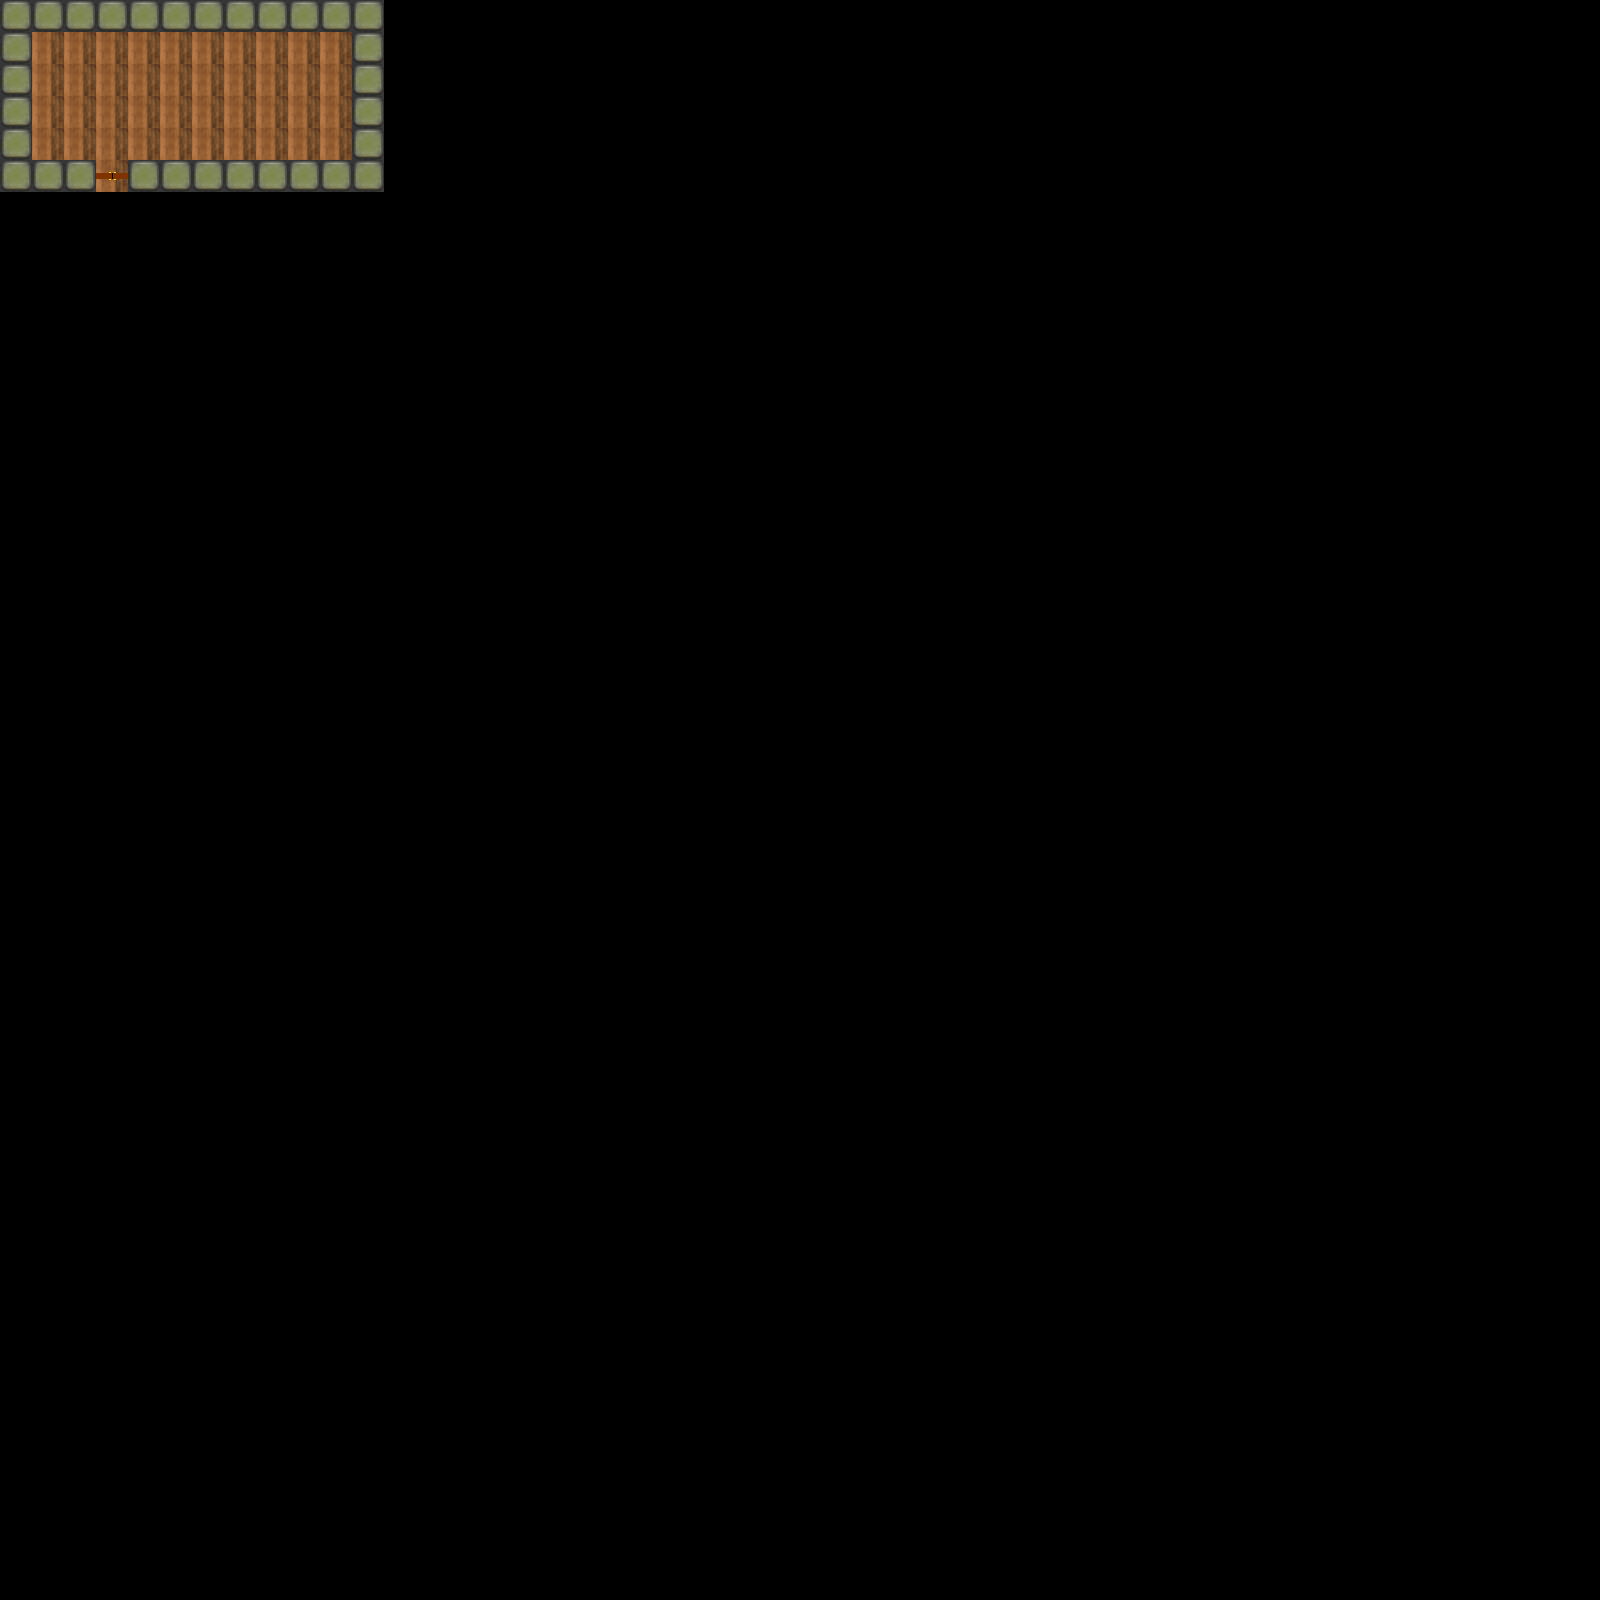

Below is a game level as drawn by its tile map, then a one-line description and the .tmx that defines it (tile-layer data replaced by summaries):
An orthogonal 50x50 tile map with 32x32 px tiles, 3 tile layers (Boden, Waende, Tuer).

<map version="1.0" orientation="orthogonal" width="50" height="50" tilewidth="32" tileheight="32">
 <tileset firstgid="1" name="tileset" tilewidth="32" tileheight="32">
  <image source="../source/Texturen/tileset.png" width="128" height="128" />
 </tileset>
 <layer name="Boden" width="50" height="50">
  <data>[2500 cells, 41 non-empty, 1 distinct tile ids]</data>
 </layer>
 <layer name="Waende" width="50" height="50">
  <data>[2500 cells, 31 non-empty, 1 distinct tile ids]</data>
 </layer>
 <layer name="Tuer" width="50" height="50">
  <data>[2500 cells, 1 non-empty, 1 distinct tile ids]</data>
 </layer>
</map>
